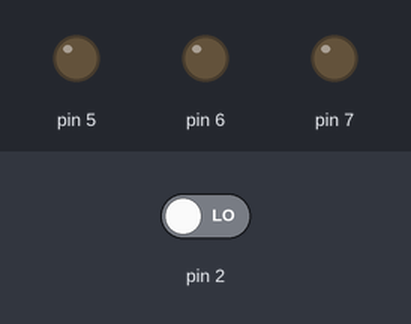
A sketch run on a simulated Arduino Uno, built with avr-gcc and run on an emulated ATmega328P. Parts: output pins drawn as LEDs (lit = HIGH). The test bench sets the inputs (shaded band); at power-on: pin 2 LOW.

Above: at 1.2 s.
1.3 s: pin 2 driven HIGH
At 1.9 s:
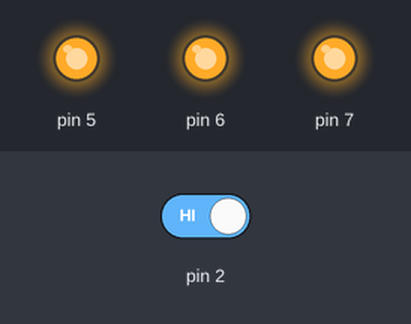
Timing chart, 0 to 4.3 s (numbered marks = the images above; inputs shaded):
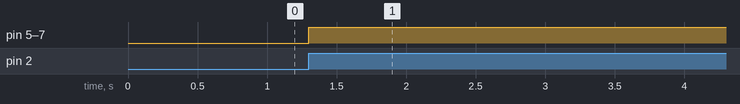

The sketch:

04_Simple_LED_lights.ino
```cpp
int buttonState = 0;

int lastButtonState = 0;

bool LEDState = 0;

void setup()
{
  pinMode(2, INPUT);
  pinMode(5, OUTPUT);
  pinMode(6, OUTPUT);
  pinMode(7, OUTPUT);
  Serial.begin(9600);
}

void loop()
{
  buttonState = digitalRead(2);

// This block implements the first example //
//  digitalWrite(5, buttonState);
//  digitalWrite(6, buttonState);
//  digitalWrite(7, buttonState);
// This block implements the first example //

// This block implements the second example //
  digitalWrite(5, LEDState);
  digitalWrite(6, LEDState);
  digitalWrite(7, LEDState);
// This block implements the second example //

  if (buttonState != lastButtonState) {
    if (buttonState){
      LEDState = !LEDState;
    }
  }
  lastButtonState = buttonState;

}
```

Measured:
- after the input at 1.3 s, pin 5–7: LOW → HIGH at once
